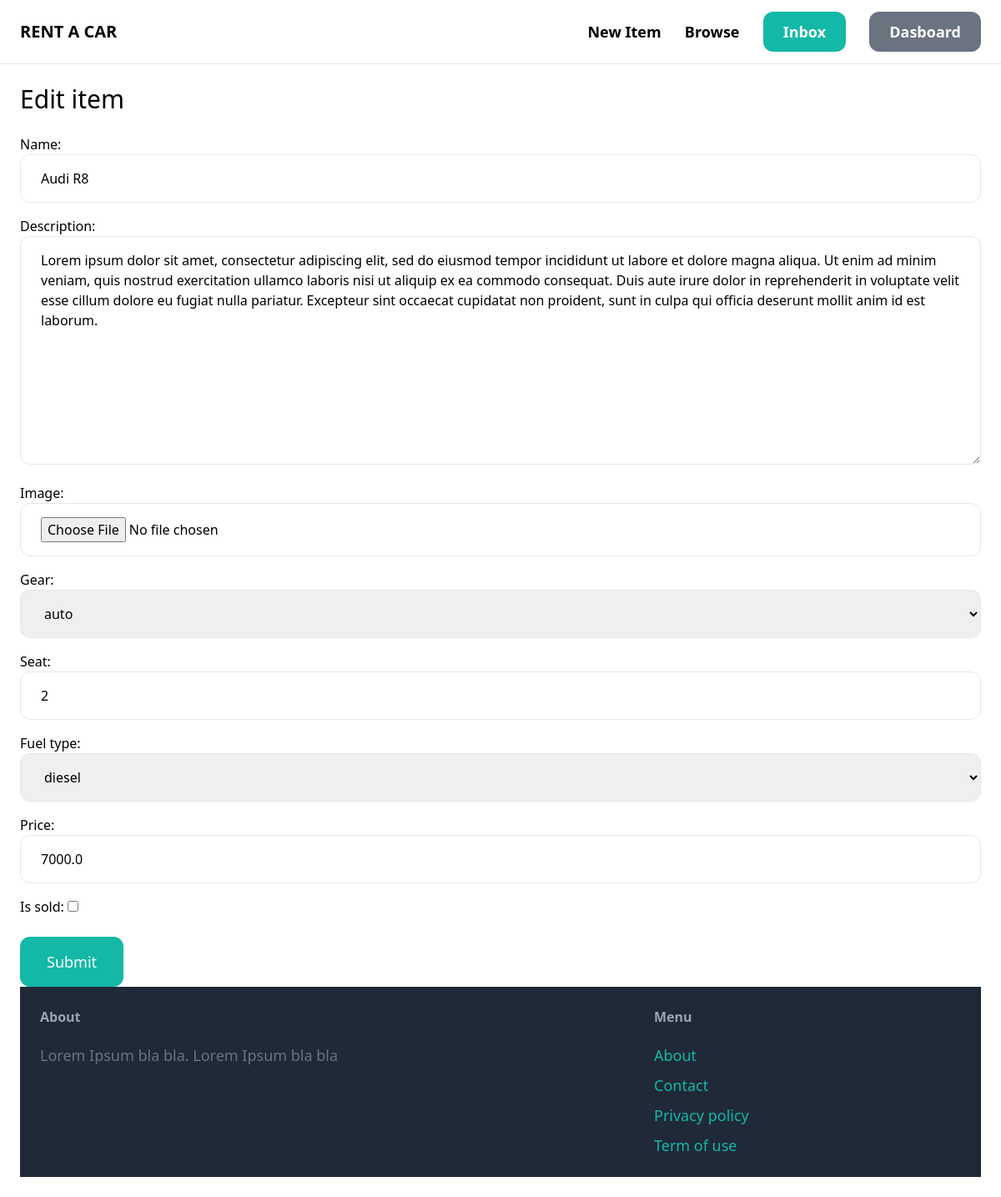
The page /items/3/edit/ (signed in) on the database its author committed.
### item/models.py (models this page shows, shortened)
class Item(models.Model):
    category = models.ForeignKey(Category, related_name='items', on_delete=models.CASCADE)
    name = models.CharField(max_length=255)
    description = models.TextField(blank=True, null=True)
    image = models.ImageField(upload_to='items_images', blank=True, null=True)
    gear = models.IntegerField(choices=GEAR_CHOICES, null=True)
    seat = models.SmallIntegerField(null=True)
    fuel_type = models.IntegerField(choices=FUEL_CHOICES, null=True)
    rating = models.FloatField(default=0.0, validators=[MinValueValidator(0.0), MaxValueValidator(1.0)])
    price = models.FloatField()
    is_sold = models.BooleanField(default=False)
    created_by = models.ForeignKey(User, related_name='items', on_delete=models.CASCADE)
    created_at=models.DateTimeField(auto_now_add=True)

### item/views.py (the view)
# urls.py: path('<int:pk>/edit/', views.edit, name='edit'),
@login_required
def edit(request, pk):
    item = get_object_or_404(Item, pk=pk, created_by=request.user)
    if request.method == 'POST':
        form = EditItemForm(request.POST, request.FILES, instance=item)
        if form.is_valid():
            form.save()
            return redirect('item:detail', pk=item.id)
    else:
        form = EditItemForm(instance=item)
    return render(request, 'item/form.html', {
        'form': form,
        'title': 'Edit item',
    })

### item/forms.py
class EditItemForm(forms.ModelForm):
    class Meta:
        model = Item
        fields = ('name', 'description', 'image', 'gear', 'seat', 'fuel_type', 'price', 'is_sold')
        widgets = {
            'name': forms.TextInput(attrs={
                'class': INPUT_CLASSES
            }),
            'description': forms.Textarea(attrs={
                'class': INPUT_CLASSES
            }),
            'image': forms.FileInput(attrs={
                'class': INPUT_CLASSES
            }),
            'gear': forms.Select(attrs={
                'class': INPUT_CLASSES
            }),
            'seat': forms.TextInput(attrs={
                'class': INPUT_CLASSES
            }),
            'fuel_type': forms.Select(attrs={
                'class': INPUT_CLASSES
            }),
            'price': forms.TextInput(attrs={
                'class': INPUT_CLASSES
            }),
        }

### item/templates/item/form.html (shortened to what this page needs)
{% extends "core/base.html" %}
{% block content %}
<h1 class="mb-6 text-3xl">{{ title }}</h1>
<form method="post" action="." enctype="multipart/form-data">
    <div class="space-y-4">
        {{ form.as_p }}
    </div>
    <button class="mt-6 py-4 px-8 text-lg bg-teal-500 hover:bg-teal-700 rounded-xl text-white">Submit</button>
</form>
{% endblock %}

### rows shown on the page
Item: name "Audi R8", description "Lorem ipsum dolor sit amet, consectetur adipiscing elit, sed do eiusmod tempor incididunt ut labore et dolore magna aliqua. Ut enim ad minim veniam, quis nostrud exercitation ullamco laboris nisi ut aliquip ex ea commodo consequat. Duis aute irure dolor in reprehenderit in voluptate velit esse cillum dolore eu fugiat nulla pariatur. Excepteur sint occaecat cupidatat non proident, sunt in culpa qui officia deserunt mollit anim id est laborum.", gear "auto", seat "2", fuel_type "diesel", price "7000.0"

### other values the page prints
{{ title }} "Edit item"
